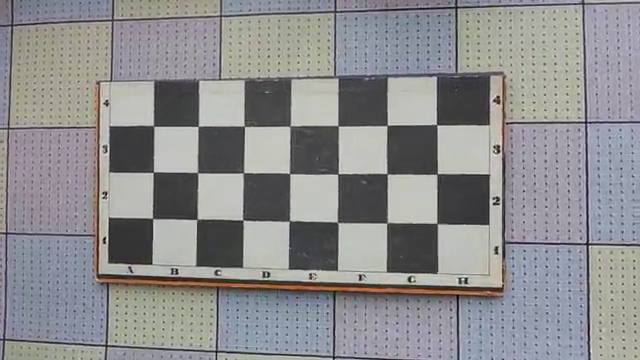
#> input picture frame 119 of lab4/chessboard.mp4, 640 x 360 px
$ python tst.py
#> lines starting #> are read from the running program, lines starting #| are printed output that depends on the picture
import cv2
import numpy as np

# Чтение видео-файла
video = cv2.VideoCapture('chessboard.mp4')

# Ждем пока будут найдены углы шахматной доски
found_corners = False
frame = None
PATTERN_SIZE = (7, 3)  # размер шаблона (7х3)

while not found_corners:
    ret, frame = video.read()
#> frame is the input picture: shape (360, 640, 3); mean B, G, R 142.7, 141.3, 141.5
    if not ret:
        break

    # Поиск углов шахматной доски на кадре видео
    ret, corners = cv2.findChessboardCorners(
            frame,
            PATTERN_SIZE,
            flags=cv2.CALIB_CB_FILTER_QUADS
        )
#> ret = True; corners = 21 rows, first 8: [436.9, 223.4], [387.2, 223], [337.4, 222.3], [289.4, 220.8], [242.8, 219.9], [197, 219.4], [152.6, 218.4], [437.2, 173.8]

    if ret:
        found_corners = True
        pts1 = corners.reshape(-1, 1, 2)  # Первые найденные углы становятся точками для преобразования перспективы
#> pts1 has the same summary as corners

# Размер окна
h, w, _ = frame.shape
#> h = 360; w = 640
window_size = (w, h)
#> window_size = (640, 360)

while True:
    ret, frame = video.read()
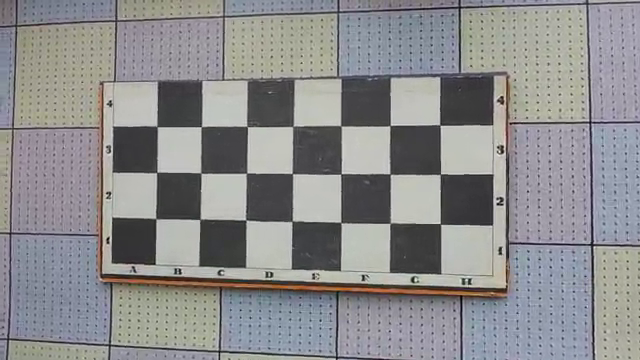
#> input picture frame 120 of lab4/chessboard.mp4, 640 x 360 px
#> frame is the input picture: shape (360, 640, 3); mean B, G, R 141.8, 140.6, 140.6

    if not ret:
        break

    # Применяем преобразование перспективы, если углы шахматной доски найдены
    ret, corners = cv2.findChessboardCorners(
            frame,
            PATTERN_SIZE,
            flags=cv2.CALIB_CB_FILTER_QUADS
        )
#> corners = 21 rows, first 8: [440.2, 223.7], [390.3, 223.2], [340.7, 222.5], [292, 221.1], [245.8, 219.9], [200, 219.4], [155.8, 218.6], [440.5, 174]
    if ret:
        pts2 = corners.reshape(-1, 1, 2)
#> pts2 has the same summary as corners
        if pts2.shape[0] == 4 and pts1.shape[0] == 4:  # Убедимся, что массивы содержат 4 точки
            matrix = cv2.getPerspectiveTransform(pts2, pts1)
            warped_frame = cv2.warpPerspective(frame, matrix, window_size)

            # Отображаем преобразованный кадр
            cv2.imshow('Warped Frame', warped_frame)

    if cv2.waitKey(1) & 0xFF == ord('q'):
#> (key q is pressed here)
        break

video.release()
cv2.destroyAllWindows()

$ run again, starting later in the video
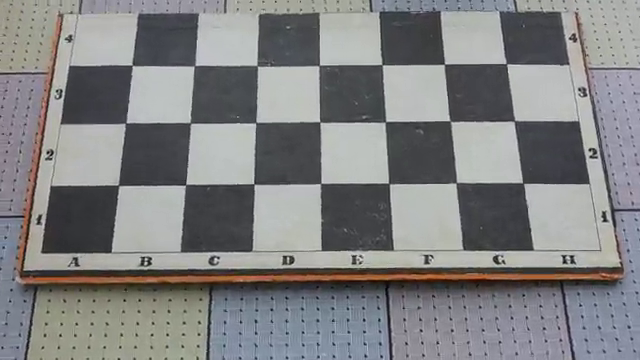
#> input picture frame 535 of lab4/chessboard.mp4, 640 x 360 px
#> frame is the input picture: shape (360, 640, 3); mean B, G, R 130.4, 129.6, 129.2
#> `ret, corners = cv2.findChessboardCorners( frame, PATTERN_SIZE, flags=c..`: ret = True; corners = 21 rows, first 8: [523, 183.1], [456.2, 182.7], [389, 183.6], [320.6, 183.4], [254.1, 183.9], [185.7, 184.7], [118.4, 185.2], [514.3, 120.9]
#> pts1 has the same summary as corners
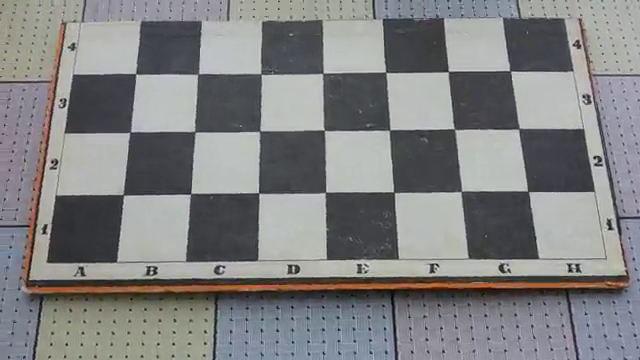
#> input picture frame 536 of lab4/chessboard.mp4, 640 x 360 px
#> frame is the input picture: shape (360, 640, 3); mean B, G, R 129.7, 129.2, 128.9
#> `ret, corners = cv2.findChessboardCorners( frame, PATTERN_SIZE, flags=c..`: corners = 21 rows, first 8: [527.9, 191.3], [461.2, 191.4], [393.9, 192.3], [325.5, 192.2], [258.8, 192.9], [190.7, 193.7], [123.2, 194.7], [518.8, 128.7]
#> pts2 has the same summary as corners

$ run again, starting later in the video
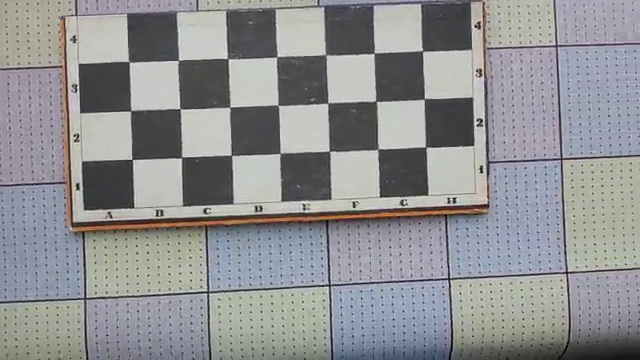
#> input picture frame 952 of lab4/chessboard.mp4, 640 x 360 px
#> frame is the input picture: shape (360, 640, 3); mean B, G, R 146.8, 144.8, 144.1
#> `ret, corners = cv2.findChessboardCorners( frame, PATTERN_SIZE, flags=c..`: ret = True; corners = 21 rows, first 8: [129.4, 61.88], [178.4, 60.27], [227.6, 58.57], [276.6, 56.79], [325.5, 54.8], [374.1, 53.12], [422.4, 50.76], [130.8, 110.7]
#> pts1 has the same summary as corners
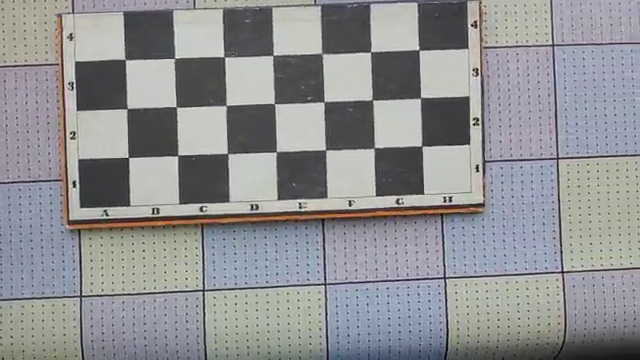
#> input picture frame 953 of lab4/chessboard.mp4, 640 x 360 px
#> frame is the input picture: shape (360, 640, 3); mean B, G, R 146.9, 144.8, 144.2
#> `ret, corners = cv2.findChessboardCorners( frame, PATTERN_SIZE, flags=c..`: corners = 21 rows, first 8: [125.5, 59.59], [174.6, 58.26], [224.2, 56.8], [272.9, 55.35], [321.8, 53.68], [370.6, 51.84], [418.7, 49.69], [127.2, 108.6]
#> pts2 has the same summary as corners
